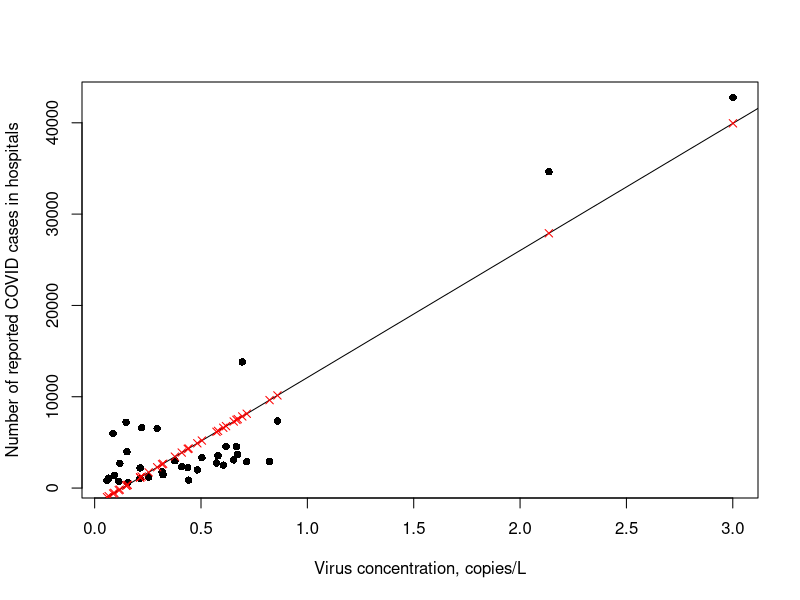
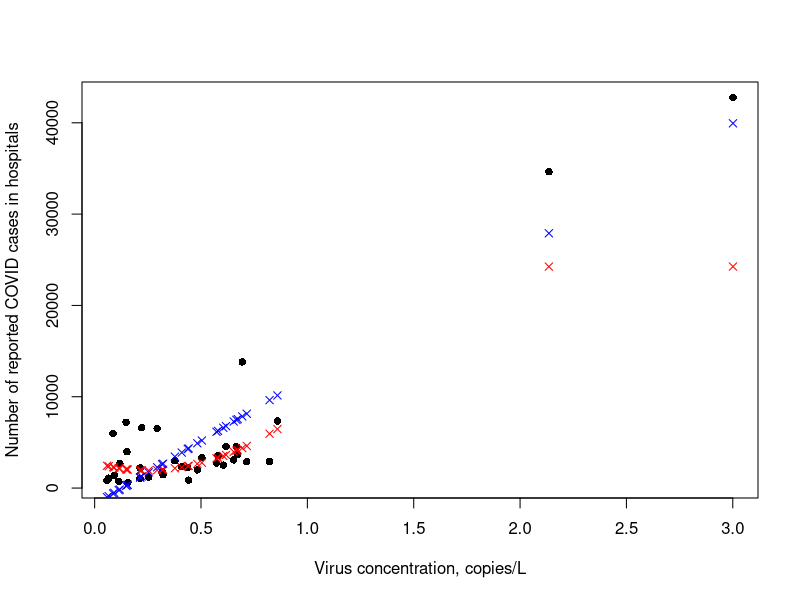
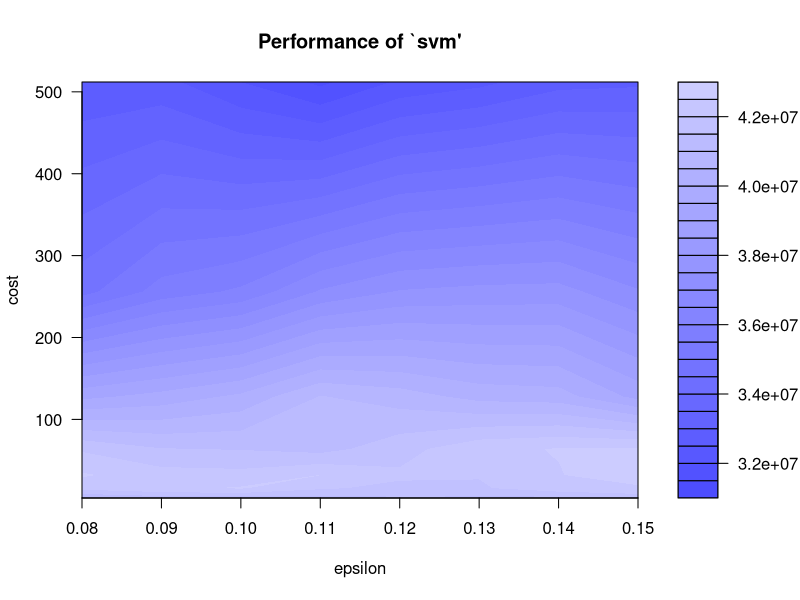
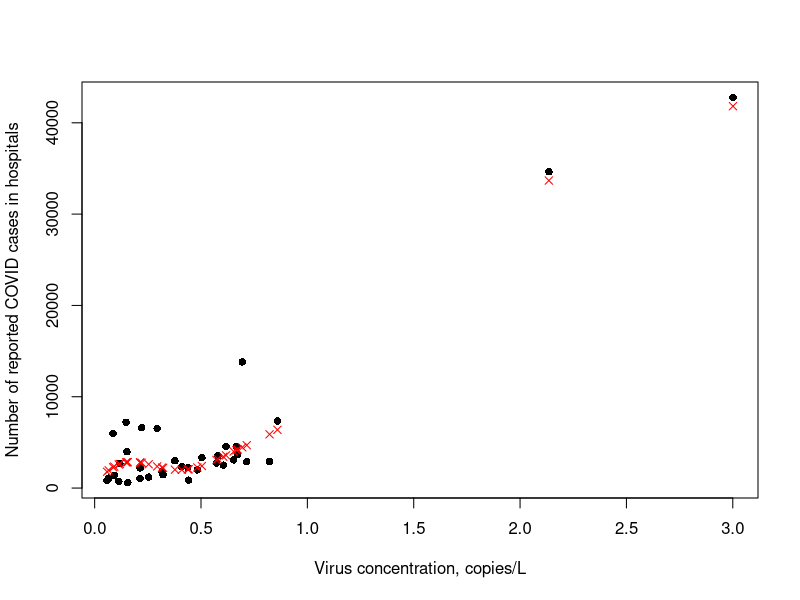

Generate these figures, in order, with R:
## ---- chunk 1
install.packages("e1071")
install.packages("ggpubr")
## ---- chunk 2
setwd("C:/Book/Chapter3/Examples")
data <-read.csv(file="Ex3.9.csv",head=TRUE,sep=",")
data=data[c(1:35),c(2:3)];
data
 
# Plot the data
plot(data$Concentration,data$PCR_hospital, xlab="Virus concentration, copies/L",ylab="Number of reported COVID cases in hospitals", pch=16)

# Create a linear regression model
model <- lm(PCR_hospital ~ Concentration, data)
 
# Add the fitted line
abline(model)

# make a prediction for each X
predictedY <- predict(model, data)
 
# display the predictions
points(data$Concentration, predictedY, col = "red", pch=4)

summary(model)
## ---- chunk 3
library(e1071)
setwd("C:/Book/Chapter3/Examples")
data <-read.csv(file="Ex3.9.csv",head=TRUE,sep=",")
data=data[c(1:35),c(2:3)];
data

model<- svm(PCR_hospital ~ Concentration, data)
 
predictedY<- predict(model, data)

# Plot the data
plot(data$Concentration,data$PCR_hospital, xlab="Virus concentration, copies/L",ylab="Number of reported COVID cases in hospitals", pch=16)
points(data$Concentration, predictedY, col = "red", pch=4)


#Add linear:
modelL <- lm(PCR_hospital ~ Concentration, data)
predictedYL <- predict(modelL, data)
points(data$Concentration, predictedYL, col = "blue", pch=4)


#Tuning SVM
tuneResult<- tune(svm, PCR_hospital ~ Concentration,  data = data,
ranges = list(epsilon = seq(0.08,0.15,0.01), cost = 2^(2:9))
)
print(tuneResult)
# Draw the tuning graph
plot(tuneResult)


tunedModel<- tuneResult$best.model
tunedModelY<- predict(tunedModel, data)
 
library("ggpubr")
cor(tunedModelY, data$PCR_hospital, method = c("pearson", "kendall", "spearman"))
rsq<-cor.test(tunedModelY, data$PCR_hospital, method=c("pearson", "kendall", "spearman"))
print(rsq)

plot(data$Concentration,data$PCR_hospital, xlab="Virus concentration, copies/L",ylab="Number of reported COVID cases in hospitals", pch=16)
points(data$Concentration, tunedModelY, col = "red", pch=4)
